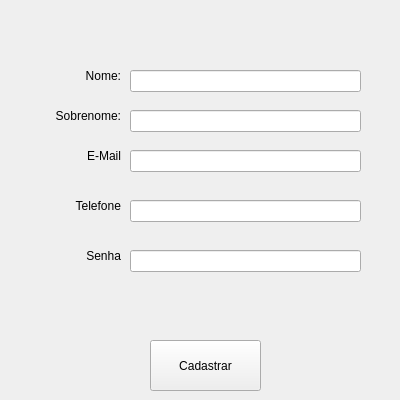
<?xml version="1.0" encoding="UTF-8"?>
<ui version="4.0">
 <class>MainWindow</class>
 <widget class="QMainWindow" name="MainWindow">
  <property name="geometry">
   <rect>
    <x>0</x>
    <y>0</y>
    <width>400</width>
    <height>400</height>
   </rect>
  </property>
  <property name="minimumSize">
   <size>
    <width>400</width>
    <height>400</height>
   </size>
  </property>
  <property name="windowTitle">
   <string>SignUp</string>
  </property>
  <widget class="QWidget" name="centralwidget">
   <widget class="QPushButton" name="SignUpButton">
    <property name="geometry">
     <rect>
      <x>150</x>
      <y>340</y>
      <width>111</width>
      <height>51</height>
     </rect>
    </property>
    <property name="text">
     <string>Cadastrar</string>
    </property>
   </widget>
   <widget class="QLabel" name="NomeLabel">
    <property name="geometry">
     <rect>
      <x>40</x>
      <y>60</y>
      <width>81</width>
      <height>31</height>
     </rect>
    </property>
    <property name="text">
     <string>Nome:</string>
    </property>
    <property name="alignment">
     <set>Qt::AlignRight|Qt::AlignTrailing|Qt::AlignVCenter</set>
    </property>
   </widget>
   <widget class="QLineEdit" name="NomeInput">
    <property name="geometry">
     <rect>
      <x>130</x>
      <y>70</y>
      <width>231</width>
      <height>22</height>
     </rect>
    </property>
   </widget>
   <widget class="QLineEdit" name="SobrenomeInput">
    <property name="geometry">
     <rect>
      <x>130</x>
      <y>110</y>
      <width>231</width>
      <height>22</height>
     </rect>
    </property>
   </widget>
   <widget class="QLabel" name="SobrenomeLabel">
    <property name="geometry">
     <rect>
      <x>40</x>
      <y>100</y>
      <width>81</width>
      <height>31</height>
     </rect>
    </property>
    <property name="text">
     <string>Sobrenome:</string>
    </property>
    <property name="alignment">
     <set>Qt::AlignRight|Qt::AlignTrailing|Qt::AlignVCenter</set>
    </property>
   </widget>
   <widget class="QLabel" name="EmailLabel">
    <property name="geometry">
     <rect>
      <x>40</x>
      <y>140</y>
      <width>81</width>
      <height>31</height>
     </rect>
    </property>
    <property name="text">
     <string>E-Mail</string>
    </property>
    <property name="alignment">
     <set>Qt::AlignRight|Qt::AlignTrailing|Qt::AlignVCenter</set>
    </property>
   </widget>
   <widget class="QLabel" name="TelefoneLabel">
    <property name="geometry">
     <rect>
      <x>40</x>
      <y>190</y>
      <width>81</width>
      <height>31</height>
     </rect>
    </property>
    <property name="text">
     <string>Telefone</string>
    </property>
    <property name="alignment">
     <set>Qt::AlignRight|Qt::AlignTrailing|Qt::AlignVCenter</set>
    </property>
   </widget>
   <widget class="QLineEdit" name="EmailInput">
    <property name="geometry">
     <rect>
      <x>130</x>
      <y>150</y>
      <width>231</width>
      <height>22</height>
     </rect>
    </property>
   </widget>
   <widget class="QLineEdit" name="TelInput">
    <property name="geometry">
     <rect>
      <x>130</x>
      <y>200</y>
      <width>231</width>
      <height>22</height>
     </rect>
    </property>
   </widget>
   <widget class="QLabel" name="SenhaLabel">
    <property name="geometry">
     <rect>
      <x>40</x>
      <y>240</y>
      <width>81</width>
      <height>31</height>
     </rect>
    </property>
    <property name="text">
     <string>Senha</string>
    </property>
    <property name="alignment">
     <set>Qt::AlignRight|Qt::AlignTrailing|Qt::AlignVCenter</set>
    </property>
   </widget>
   <widget class="QLineEdit" name="SenhaInput">
    <property name="geometry">
     <rect>
      <x>130</x>
      <y>250</y>
      <width>231</width>
      <height>22</height>
     </rect>
    </property>
   </widget>
   <widget class="QLabel" name="InfoLabel">
    <property name="geometry">
     <rect>
      <x>170</x>
      <y>300</y>
      <width>49</width>
      <height>16</height>
     </rect>
    </property>
    <property name="text">
     <string/>
    </property>
   </widget>
  </widget>
 </widget>
 <resources/>
 <connections/>
</ui>
